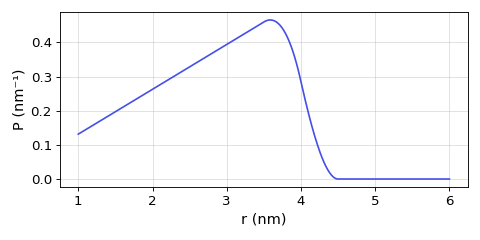

This chart was generated by the following Python code:
import deerlab as dl
import matplotlib.pyplot as plt 
import numpy as np 

model = dl.dd_shellshell
r = np.linspace(1,6,400)
par0 = model.getmetadata()['par0']
P = model(r,*par0)
plt.figure(figsize=[6,3])
plt.plot(r,P,color='#4550e6')
plt.xlabel('r (nm)',fontsize=13)
plt.ylabel('P (nm⁻¹)',fontsize=13)
plt.grid(alpha=0.4)
plt.tick_params(labelsize=12)
plt.tick_params(labelsize=12)
plt.tight_layout()
plt.show()
